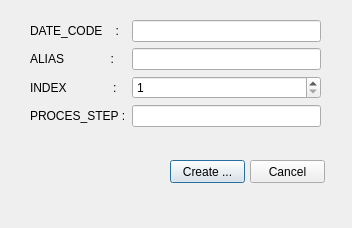
<?xml version="1.0" encoding="UTF-8"?>
<ui version="4.0">
 <class>Dialog</class>
 <widget class="QDialog" name="Dialog">
  <property name="geometry">
   <rect>
    <x>0</x>
    <y>0</y>
    <width>352</width>
    <height>228</height>
   </rect>
  </property>
  <property name="windowTitle">
   <string>Wafer Wizard</string>
  </property>
  <widget class="QWidget" name="formLayoutWidget">
   <property name="geometry">
    <rect>
     <x>30</x>
     <y>20</y>
     <width>291</width>
     <height>131</height>
    </rect>
   </property>
   <layout class="QFormLayout" name="formLayout">
    <item row="0" column="0">
     <widget class="QLabel" name="label">
      <property name="text">
       <string>DATE_CODE    : </string>
      </property>
     </widget>
    </item>
    <item row="0" column="1">
     <widget class="QLineEdit" name="date_code">
      <property name="readOnly">
       <bool>true</bool>
      </property>
     </widget>
    </item>
    <item row="1" column="0">
     <widget class="QLabel" name="label_2">
      <property name="text">
       <string>ALIAS              :</string>
      </property>
     </widget>
    </item>
    <item row="1" column="1">
     <widget class="QLineEdit" name="alias"/>
    </item>
    <item row="2" column="0">
     <widget class="QLabel" name="label_3">
      <property name="text">
       <string>INDEX              :</string>
      </property>
     </widget>
    </item>
    <item row="2" column="1">
     <widget class="QSpinBox" name="index_value">
      <property name="minimum">
       <number>1</number>
      </property>
     </widget>
    </item>
    <item row="3" column="0">
     <widget class="QLabel" name="label_4">
      <property name="text">
       <string>PROCES_STEP :</string>
      </property>
     </widget>
    </item>
    <item row="3" column="1">
     <widget class="QLineEdit" name="proces_step"/>
    </item>
   </layout>
  </widget>
  <widget class="QPushButton" name="create_wafer">
   <property name="geometry">
    <rect>
     <x>170</x>
     <y>160</y>
     <width>75</width>
     <height>23</height>
    </rect>
   </property>
   <property name="text">
    <string>Create ...</string>
   </property>
  </widget>
  <widget class="QPushButton" name="cancel">
   <property name="geometry">
    <rect>
     <x>250</x>
     <y>160</y>
     <width>75</width>
     <height>23</height>
    </rect>
   </property>
   <property name="text">
    <string>Cancel</string>
   </property>
  </widget>
 </widget>
 <resources/>
 <connections/>
</ui>
